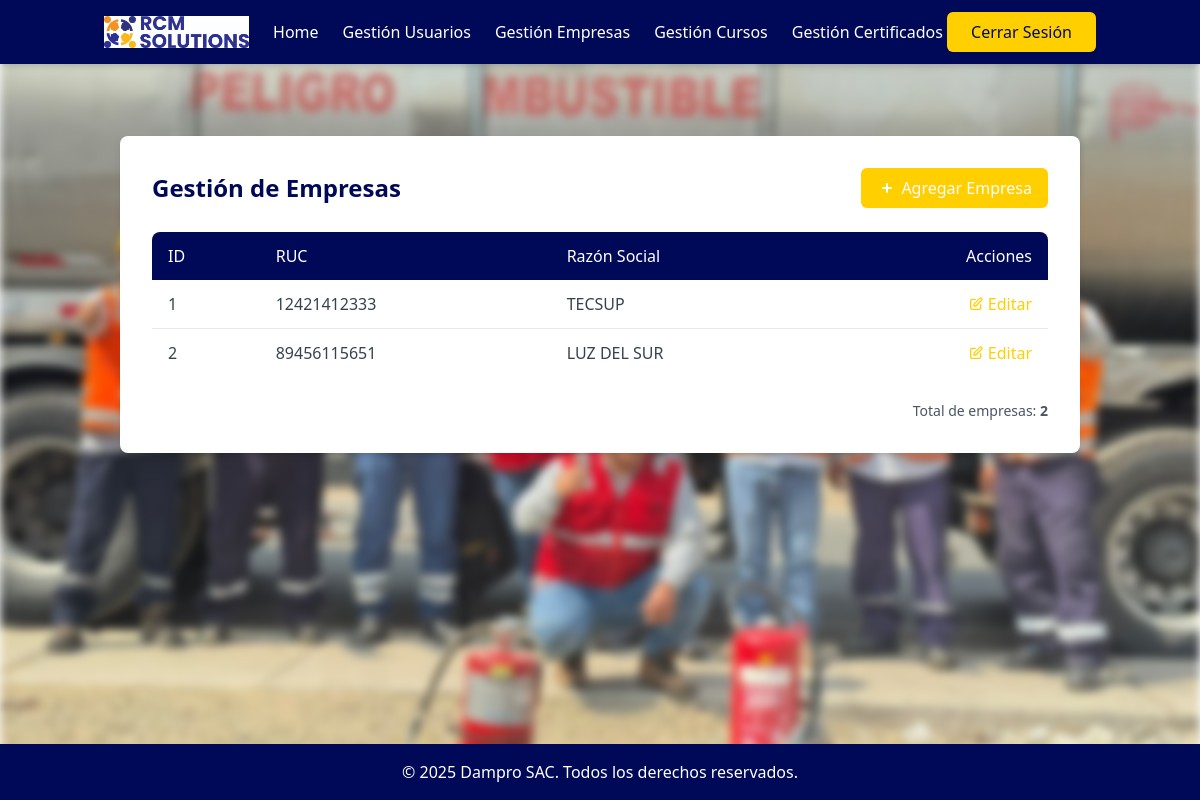
The page /dashboard/empresas/ (signed in) on the database its author committed.
### system/models.py (models this page shows)
class Empresa(models.Model):
    ruc = models.CharField(max_length=11, unique=True)
    nombre = models.CharField(max_length=200)  # razón social

### system/views.py (the view)
# urls.py: path('dashboard/empresas/', views.gestion_empresas, name='gestion_empresas'),
@login_required
def gestion_empresas(request):
    empresas = Empresa.objects.all()
    return render(request, 'system/gestion_empresas.html', {
        'empresas': empresas
    })

### system/views.py (called while the page is built)
def login_required(view_func):
    @wraps(view_func)
    def wrapped_view(request, *args, **kwargs):
        if not request.session.get('user_id'):
            return redirect('system:login')
        return view_func(request, *args, **kwargs)
    return wrapped_view

### system/templates/system/gestion_empresas.html (shortened to what this page needs)
{% extends 'system/base_logged.html' %}
{% block content %}
<section class="py-12">
  <div class="container mx-auto px-4">
    <div class="bg-white rounded-lg shadow-md p-8 max-w-6xl mx-auto">
      <div class="flex justify-between items-center mb-6">
        <h1 class="text-2xl font-bold text-rcm-navy">Gestión de Empresas</h1>
        <a href="{% url 'system:add_empresa' %}" class="bg-rcm-gold text-white py-2 px-4 rounded-md font-medium hover:bg-opacity-90 transition-colors flex items-center">
          <svg xmlns="http://www.w3.org/2000/svg" class="h-5 w-5 mr-1" viewBox="0 0 20 20" fill="currentColor">
            <path fill-rule="evenodd" d="M10 5a1 1 0 011 1v3h3a1 1 0 110 2h-3v3a1 1 0 11-2 0v-3H6a1 1 0 110-2h3V6a1 1 0 011-1z" clip-rule="evenodd" />
          </svg>
          Agregar Empresa
        </a>
      </div>
      <div class="overflow-x-auto">
        <table class="min-w-full bg-white">
          <thead>
            <tr class="bg-rcm-navy text-white">
              <th class="py-3 px-4 text-left font-medium rounded-tl-lg">ID</th>
              <th class="py-3 px-4 text-left font-medium">RUC</th>
              <th class="py-3 px-4 text-left font-medium">Razón Social</th>
              <th class="py-3 px-4 text-right font-medium rounded-tr-lg">Acciones</th>
            </tr>
          </thead>
          <tbody class="divide-y divide-gray-200">
            {% for empresa in empresas %}
            <tr class="hover:bg-rcm-blue-light/10">
              <td class="py-3 px-4 text-gray-700">{{ empresa.id }}</td>
              <td class="py-3 px-4 text-gray-700">{{ empresa.ruc }}</td>
              <td class="py-3 px-4 text-gray-700 font-medium">{{ empresa.nombre }}</td>
              <td class="py-3 px-4 text-right">
                <a href="{% url 'system:edit_empresa' empresa.id %}" class="text-rcm-gold hover:underline font-medium flex items-center justify-end">
                  <svg xmlns="http://www.w3.org/2000/svg" class="h-4 w-4 mr-1" fill="none" viewBox="0 0 24 24" stroke="currentColor">
                    <path stroke-linecap="round" stroke-linejoin="round" stroke-width="2" d="M11 5H6a2 2 0 00-2 2v11a2 2 0 002 2h11a2 2 0 002-2v-5m-1.414-9.414a2 2 0 112.828 2.828L11.828 15H9v-2.828l8.586-8.586z" />
                  </svg>
                  Editar
                </a>
              </td>
            </tr>
            {% empty %}
            <tr>
              <td colspan="4" class="py-8 text-center text-rcm-blue-light italic">No hay empresas registradas.</td>
            </tr>
            {% endfor %}
          </tbody>
        </table>
      </div>
      <div class="mt-6 flex justify-end">
        <div class="text-sm text-gray-600">
          Total de empresas: <span class="font-semibold">{{ empresas|length }}</span>
        </div>
      </div>
    </div>
  </div>
</section>
{% endblock %}

### rows shown on the page
Empresa: id "1", ruc "12421412333", nombre "TECSUP"
Empresa: id "2", ruc "89456115651", nombre "LUZ DEL SUR"

### other values the page prints
{{ empresas|length }} "2"
